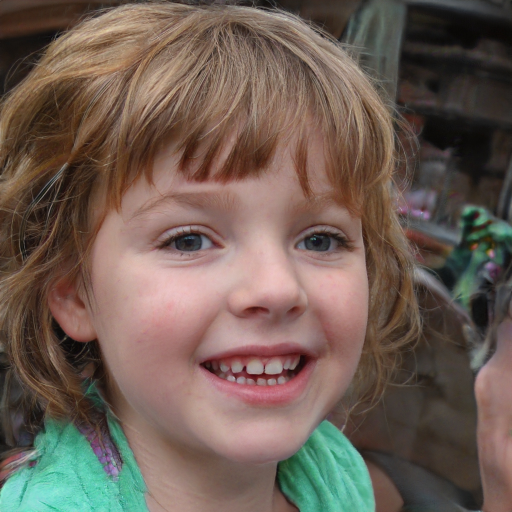
#> input picture images/p2.jpg, 1024 x 1024 px (shown at 1/2 size)
$ python mask_recognition_1.py
#> lines starting #> are read from the running program, lines starting #| are printed output that depends on the picture; after the words box and inside, x2 and y2 are one past the last pixel; in counts of white or black regions, pixels touching at a corner belong together
import os

import cv2

# 确保保存路径的文件夹存在
os.makedirs("./images/output_08", exist_ok=True)

# 识别瞳孔的级联识别器
eyes_cascade = cv2.CascadeClassifier("./cascade_classifier/haarcascade_eye_tree_eyeglasses.xml")
# 加载识别口罩的级联识别器
mask_detector = cv2.CascadeClassifier("./cascade_classifier/mask_cascade.xml")


# 定义一个检测口罩的函数，传入图像的BGR像素数组，输出识别结果
def mask_detect(img):
    # 高斯滤波
    img = cv2.GaussianBlur(img, (5, 5), 0)
    # 灰度处理
    gray = cv2.cvtColor(img, cv2.COLOR_BGR2GRAY)
    # 识别眼睛
    eyes = eyes_cascade.detectMultiScale(gray, 1.3, 5)
    # 如果识别到两只眼睛
    if len(eyes) == 2:
        # 检测口罩
        masks = mask_detector.detectMultiScale(gray, 1.1, 5)
        # 如果识别到口罩数量不为 0
        if len(masks) != 0:
            # 输出结果
            print("已佩戴口罩。")
            # 添加矩形框 和 "Have Mask"字体
            for (x, y, w, h) in masks:
                img = cv2.rectangle(img, (x, y), (x + w, y + h), (0, 255, 0), 2)
                img = cv2.putText(img, "Have Mask", (300, 600), cv2.FONT_HERSHEY_COMPLEX, 3, (0, 255, 0), 2)

        else:
            # 添加 "No Mask" 字体
            img = cv2.putText(img, "No Mask", (300, 600), cv2.FONT_HERSHEY_COMPLEX, 3, (0, 0, 255), 2)
            print("未佩戴口罩。")
    else:
        # pass 不做任何响应
        pass
    # 返回添加有识别信息的图像
    return img


if __name__ == '__main__':
    # 读取图像
    image1 = cv2.imread("./images/p2.jpg")
#> image1 is the input picture: shape (1024, 1024, 3); mean B, G, R 83.6, 93.6, 110
    image2 = cv2.imread("./images/p3.jpg")
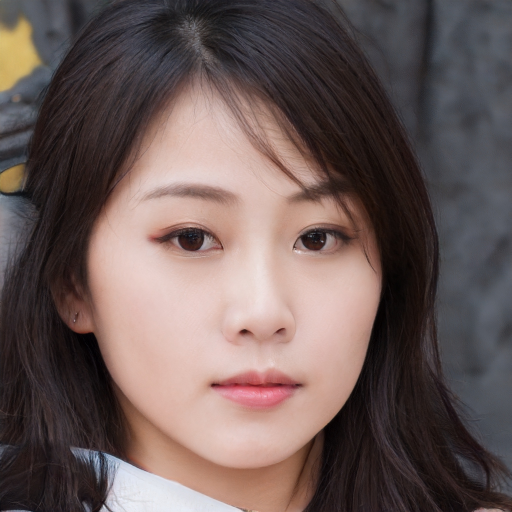
#> input picture images/p3.jpg, 1024 x 1024 px (shown at 1/2 size)
#> image2 is the input picture: shape (1024, 1024, 3); mean B, G, R 88, 90.4, 107.2
    image3 = cv2.imread("./images/p4.jpg")
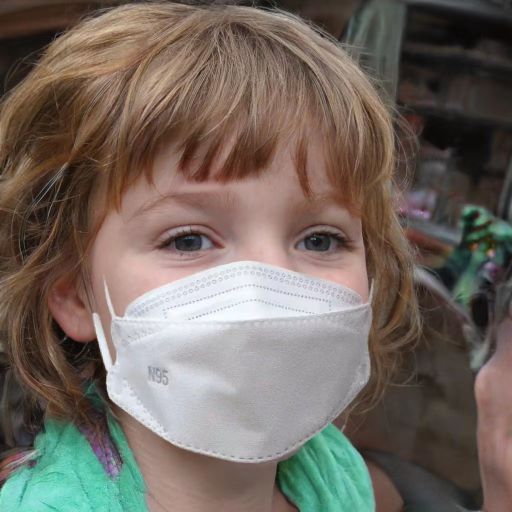
#> input picture images/p4.jpg, 1024 x 1024 px (shown at 1/2 size)
#> image3 is the input picture: shape (1024, 1024, 3); mean B, G, R 95.6, 104, 114.1
    image4 = cv2.imread("./images/p5.jpg")
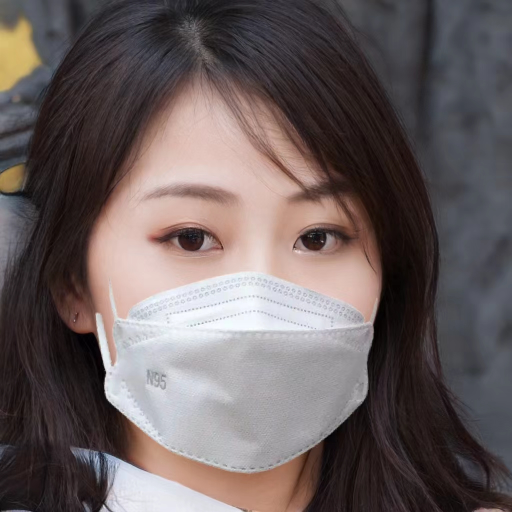
#> input picture images/p5.jpg, 1024 x 1024 px (shown at 1/2 size)
#> image4 is the input picture: shape (1024, 1024, 3); mean B, G, R 94.3, 94.3, 105.1
    # 调用口罩检测函数
    result1 = mask_detect(image1)
#> in mask_detect, `eyes = eyes_cascade.detectMultiScale(gray, 1.3, 5)`: eyes = [[578, 420, 125, 125], [312, 420, 131, 131]]
#> in mask_detect, `masks = mask_detector.detectMultiScale(gray, 1.1, 5)`: masks = ()
#> in mask_detect, `img = cv2.putText(img, "No Mask", (300, 600), cv2.FONT_HERSHEY_COMPLEX..`: img: shape (1024, 1024, 3); mean of channels 0, 1, 2 82.8, 92.8, 110.2
    result2 = mask_detect(image2)
#> in mask_detect (call 2), `img = cv2.putText(img, "No Mask", (300, 600), cv2.FONT_HERSHEY_COMPLEX..`: img: shape (1024, 1024, 3); mean of channels 0, 1, 2 87.1, 89.5, 107.4
    result3 = mask_detect(image3)
#> in mask_detect (call 3), `gray = cv2.cvtColor(img, cv2.COLOR_BGR2GRAY)`:
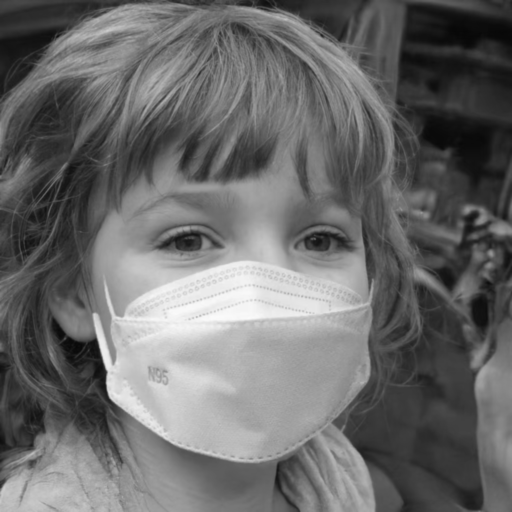
#> gray: shape (1024, 1024) (shown at 1/2 size); min 6, max 251, mean 106.1
#> in mask_detect (call 3), `eyes = eyes_cascade.detectMultiScale(gray, 1.3, 5)`: eyes = [[581, 420, 124, 124], [312, 419, 133, 133]]
#> in mask_detect (call 3), `masks = mask_detector.detectMultiScale(gray, 1.1, 5)`: masks = [[78, 77, 894, 894]]
#> the loop in mask_detect (call 3), `for (x, y, w, h) in masks:` made 1 pass
    result4 = mask_detect(image4)
#> in mask_detect (call 4), `gray = cv2.cvtColor(img, cv2.COLOR_BGR2GRAY)`:
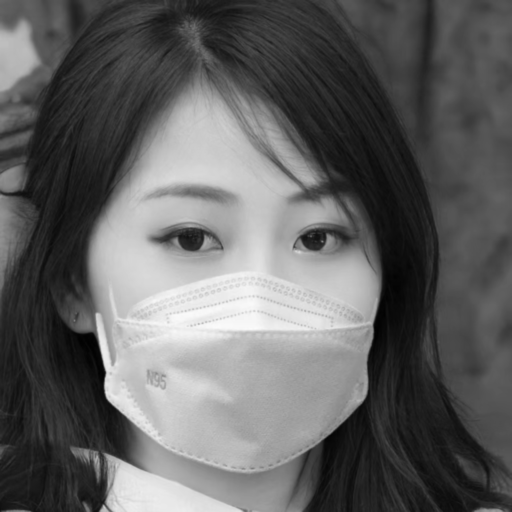
#> gray: shape (1024, 1024) (shown at 1/2 size); min 1, max 251, mean 97.6
#> in mask_detect (call 4), `eyes = eyes_cascade.detectMultiScale(gray, 1.3, 5)`: eyes = [[575, 416, 127, 127], [313, 411, 140, 140]]
#> in mask_detect (call 4), `masks = mask_detector.detectMultiScale(gray, 1.1, 5)`: masks = [[77, 133, 827, 827]]
#> the loop in mask_detect (call 4), `for (x, y, w, h) in masks:` made 1 pass
#> pass 1, in mask_detect (call 4), `img = cv2.rectangle(img, (x, y), (x + w, y + h), (0, 255, 0), 2)`:
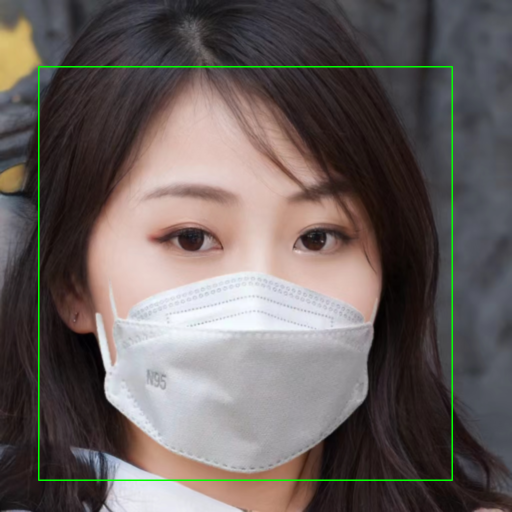
#> img: shape (1024, 1024, 3) (shown at 1/2 size); mean of channels 0, 1, 2 93.7, 96.1, 104.5; drawn as B, G, R
#> pass 1, in mask_detect (call 4), `img = cv2.putText(img, "Have Mask", (300, 600), cv2.FONT_HERSHEY_COMPL..`:
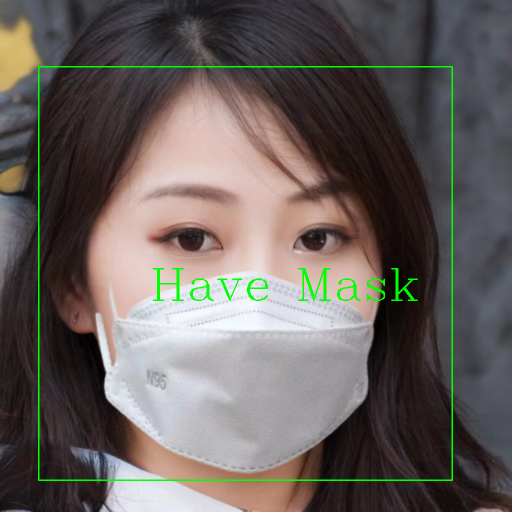
#> img: shape (1024, 1024, 3) (shown at 1/2 size); 0.57% of pixels changed, all inside (x1, y1, x2, y2) = (305, 536, 836, 602); drawn as B, G, R
    # 保存图像 依次为 'result1.jpg', 'result2.jpg', 'result3.jpg', 'result4.jpg'
    cv2.imwrite("./images/output_08/result1.jpg", result1)
    cv2.imwrite("./images/output_08/result2.jpg", result2)
    cv2.imwrite("./images/output_08/result3.jpg", result3)
    cv2.imwrite("./images/output_08/result4.jpg", result4)
